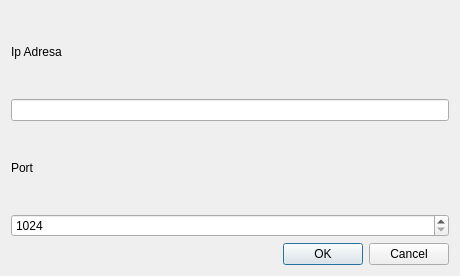
<?xml version="1.0" encoding="UTF-8"?>
<ui version="4.0">
 <class>Dialog</class>
 <widget class="QDialog" name="Dialog">
  <property name="geometry">
   <rect>
    <x>0</x>
    <y>0</y>
    <width>460</width>
    <height>276</height>
   </rect>
  </property>
  <property name="windowTitle">
   <string>Dialog</string>
  </property>
  <layout class="QVBoxLayout" name="verticalLayout">
   <item>
    <widget class="QLabel" name="label">
     <property name="text">
      <string>Ip Adresa</string>
     </property>
    </widget>
   </item>
   <item>
    <widget class="QLineEdit" name="lineEdit"/>
   </item>
   <item>
    <widget class="QLabel" name="label_2">
     <property name="text">
      <string>Port</string>
     </property>
    </widget>
   </item>
   <item>
    <widget class="QSpinBox" name="spinBox">
     <property name="minimum">
      <number>1024</number>
     </property>
     <property name="maximum">
      <number>65535</number>
     </property>
    </widget>
   </item>
   <item>
    <widget class="QDialogButtonBox" name="buttonBox">
     <property name="orientation">
      <enum>Qt::Horizontal</enum>
     </property>
     <property name="standardButtons">
      <set>QDialogButtonBox::Cancel|QDialogButtonBox::Ok</set>
     </property>
    </widget>
   </item>
  </layout>
 </widget>
 <resources/>
 <connections>
  <connection>
   <sender>buttonBox</sender>
   <signal>accepted()</signal>
   <receiver>Dialog</receiver>
   <slot>accept()</slot>
   <hints>
    <hint type="sourcelabel">
     <x>248</x>
     <y>254</y>
    </hint>
    <hint type="destinationlabel">
     <x>157</x>
     <y>274</y>
    </hint>
   </hints>
  </connection>
  <connection>
   <sender>buttonBox</sender>
   <signal>rejected()</signal>
   <receiver>Dialog</receiver>
   <slot>reject()</slot>
   <hints>
    <hint type="sourcelabel">
     <x>316</x>
     <y>260</y>
    </hint>
    <hint type="destinationlabel">
     <x>286</x>
     <y>274</y>
    </hint>
   </hints>
  </connection>
 </connections>
</ui>
